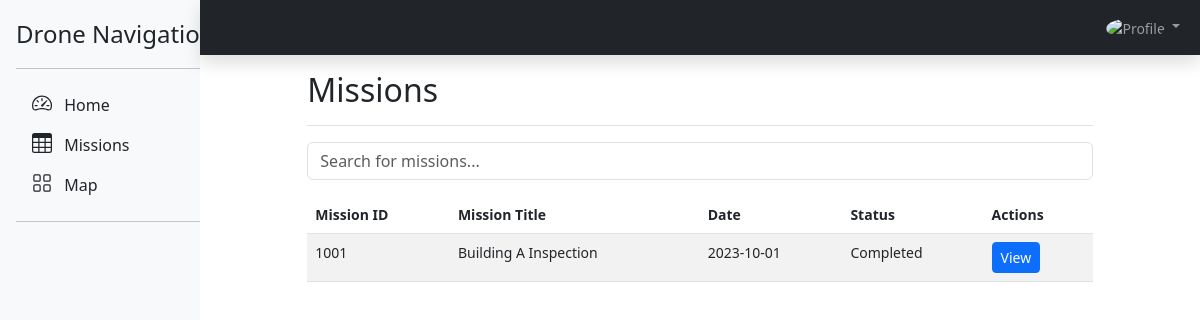
/php/src/fyp_frontend/dashboard/?page=1 (signed in), run on an earlier commit of the app's database.
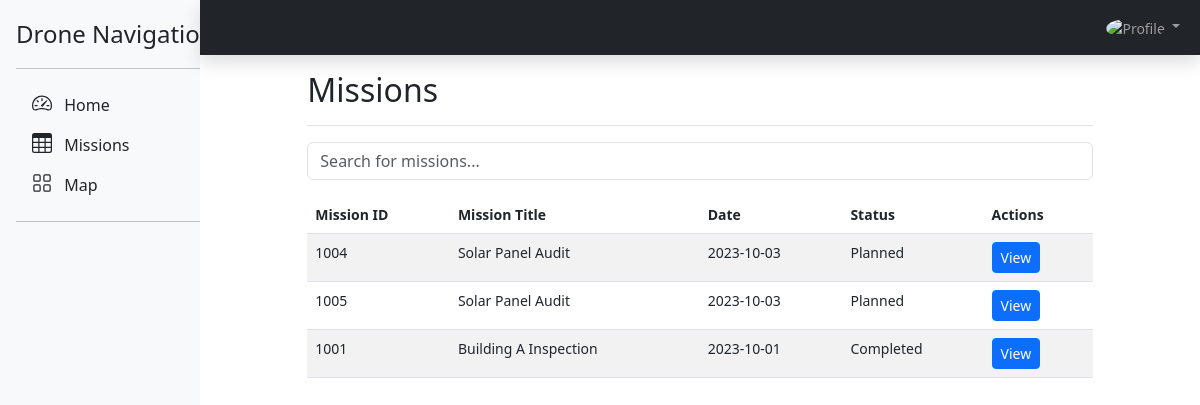
And on a later commit of the database.
### tables this page shows
CREATE TABLE `missiontable` (
  `mission_id` int NOT NULL AUTO_INCREMENT,
  `user_id` int NOT NULL,
  `device_sn` varchar(32) DEFAULT NULL,
  `mission_name` varchar(255) NOT NULL,
  `mission_path` varchar(255) DEFAULT NULL,
  `location` varchar(255) NOT NULL,
  `start_time` datetime NOT NULL,
  `end_time` datetime DEFAULT NULL,
  `status` varchar(50) NOT NULL DEFAULT 'planned',
  `notes` text,
  PRIMARY KEY (`mission_id`),
  KEY `missiontable_fk` (`user_id`),
  CONSTRAINT `missiontable_fk` FOREIGN KEY (`user_id`) REFERENCES `usertable` (`user_id`) ON DELETE RESTRICT ON UPDATE RESTRICT
);

### php/src/fyp_frontend/dashboard/_main/missions.inc.php (the view, shortened to what this page needs)
<?php
function getMissionsPage() {
  $pdo = dbconnect();
  if (isset($_SESSION['userid'])) {
    $user_id = $_SESSION['userid'];
  } else {
    echo '<p>Please <a href="../login/">login</a> to access the dashboard.</p>';
    return;
  }
  $query = "SELECT mission_id, mission_name, status, start_time FROM missiontable WHERE user_id = ? ORDER BY start_time DESC";
  $stmt = $pdo->prepare($query);
  $stmt->execute([$user_id]);
  $missions = $stmt->fetchAll(PDO::FETCH_ASSOC);
  ?>
  <main class="col-md-9 mx-auto col-lg-10 px-md-4">
    <div class="d-flex justify-content-between flex-wrap flex-md-nowrap align-items-center pt-3 pb-2 mb-3 border-bottom">
      <h1 class="h2">Missions</h1>
    </div>
    <div class="input-group mb-3">
      <input type="text" id="searchInput" class="form-control" placeholder="Search for missions..." onkeyup="filterTable()">
    </div>
  <?php if (count($missions) > 0) { ?>
    <table class="table table-striped table-hover" id="missionsTable">
      <thead class="thead-dark">
        <tr>
          <th>Mission ID</th>
          <th>Mission Title</th>
          <th>Date</th>
          <th>Status</th>
          <th>Actions</th>
        </tr>
      </thead>
      <tbody>
      <?php foreach ($missions as $row) {
          $missionId = htmlspecialchars($row['mission_id']);
          $missionName = htmlspecialchars($row['mission_name']);
          $status = htmlspecialchars($row['status']);
          $startTime = htmlspecialchars($row['start_time']);
      ?>
        <tr id="mission-<?php echo $missionId; ?>">
          <td><?php echo $missionId; ?></td>
          <td><?php echo $missionName; ?></td>
          <td><?php echo date('Y-m-d', strtotime($startTime)); ?></td>
          <td><?php echo ucfirst($status); ?></td>
          <td>
          <a href="?page=3&id=<?php echo urlencode($missionId); ?>" class="btn btn-primary btn-sm">View</a>
          </td>
        </tr>
      <?php } ?>
      </tbody>
    </table>
  <?php } else { ?>
    <p>No missions found.</p>
  <?php } ?>
  </main>
  <?php } ?>

### php/src/fyp_frontend/dashboard/index.php (shortened to what this page needs)
<?php
  include_once('_main/getMainBody.php');
?>
<!doctype html>
<html lang="en">
  <head>
    <link href="../assets/dist/css/bootstrap.min.css" rel="stylesheet">
    <link href="dashboard.css" rel="stylesheet">
    <link href="sidebars.css" rel="stylesheet">
  </head>
  <body>
<div class="container-fluid">
  <div class="row">
    <nav id="sidebarMenu" class="col-md-3 col-lg-2 d-md-block bg-light sidebar collapse p-0">
      <?php include_once('_inc/sidebar.inc.php'); ?>
    </nav>
    <div class="col-md-9 col-lg-10 main-content px-0">
      <header class="navbar navbar-dark sticky-top bg-dark flex-md-nowrap p-0 shadow">
      <?php include_once('_inc/navbar.inc.php'); ?>
      </header>
    <?php
      if (array_key_exists('page', $_GET)){
        $pageMin = 1;
        $pageMax = 7;
        if (!filter_var($_GET['page'], FILTER_VALIDATE_INT, array("options"=> array("min_range"=>$pageMin, "max_range"=>$pageMax)))){
          getMainBody(0);
        } else {
          $requested_page = intval($_GET['page']);
          getMainBody($requested_page);
        }
      } else {
        getMainBody(0);
      }
    ?>
    </div>
  </div>
</div>
  </body>
</html>

### php/src/fyp_frontend/dashboard/_inc/sidebar.inc.php
<div class="d-flex flex-column flex-shrink-0 p-3 bg-light" style="width: 280px;">
    <a href="./" class="d-flex align-items-center mb-3 mb-md-0 me-md-auto link-dark text-decoration-none">
      <span class="fs-4">Drone Navigation</span>
    </a>
    <hr>
    <ul class="nav nav-pills flex-column mb-auto">
      <li>
        <a href="./" class="nav-link fs-6 link-dark">
          <svg class="bi pe-none me-2" width="20" height="20"><use xlink:href="#speedometer2"/></svg>
          Home
        </a>
      </li>
      <li>
        <a href="?page=1" class="nav-link fs-6 link-dark">
          <svg class="bi pe-none me-2" width="20" height="20"><use xlink:href="#table"/></svg>
          Missions
        </a>
      </li>
      <li>
        <a href="?page=2" class="nav-link fs-6 link-dark">
          <svg class="bi pe-none me-2" width="20" height="20"><use xlink:href="#grid"/></svg>
          Map
        </a>
      </li>
    </ul>
    <hr>
</div>

### php/src/fyp_frontend/dashboard/_inc/navbar.inc.php (shortened to what this page needs)
<nav class="navbar navbar-expand-lg navbar-dark bg-dark w-100">
  <div class="container-fluid">
    <div class="collapse navbar-collapse justify-content-end" id="navbarSupportedContent">
      <ul class="navbar-nav">
        <li class="nav-item dropdown">
          <a class="nav-link dropdown-toggle" href="#" role="button"
             data-bs-toggle="dropdown" aria-expanded="false">
            <img src="https://mdbootstrap.com/img/Photos/Avatars/img (31).jpg"
                 class="rounded-circle" height="30" alt="Profile">
          </a>
        </li>
      </ul>
    </div>
  </div>
</nav>

### php/src/fyp_frontend/dashboard/_main/getMainBody.php (shortened to what this page needs)
<?php
function getMainBody($str_page){
    $i = $str_page;
    switch ($i){
        case 1:
            include_once('Missions.inc.php');
            return getMissionsPage();
            break;
    }
}

### php/src/fyp_frontend/dashboard/dashboard.css (style rules this page uses)
body { font-size: 0.875rem; }
.sidebar { position: -webkit-sticky; position: sticky; top: 0; height: 100vh; overflow-y: auto; z-index: 1000; }
.sidebar .nav-link { font-weight: 500; color: #333; }

### php/src/fyp_frontend/dashboard/sidebars.css (style rules this page uses)
body { min-height: 100vh; min-height: -webkit-fill-available; }
html { height: -webkit-fill-available; }
main { height: 100vh; height: -webkit-fill-available; max-height: 100vh; overflow-x: auto; overflow-y: hidden; }
.dropdown-toggle { outline: 0; }

### php/src/fyp_frontend/dashboard/index.php (style rules this page uses)
.bi { vertical-align: -.125em; fill: currentColor; }

What changed in the data, as far as the page shows it:
added missiontable: mission_id "1004", mission_name "Solar Panel Audit", start_time "2023-10-03", status "Planned"
added missiontable: mission_id "1005", mission_name "Solar Panel Audit", start_time "2023-10-03", status "Planned"
